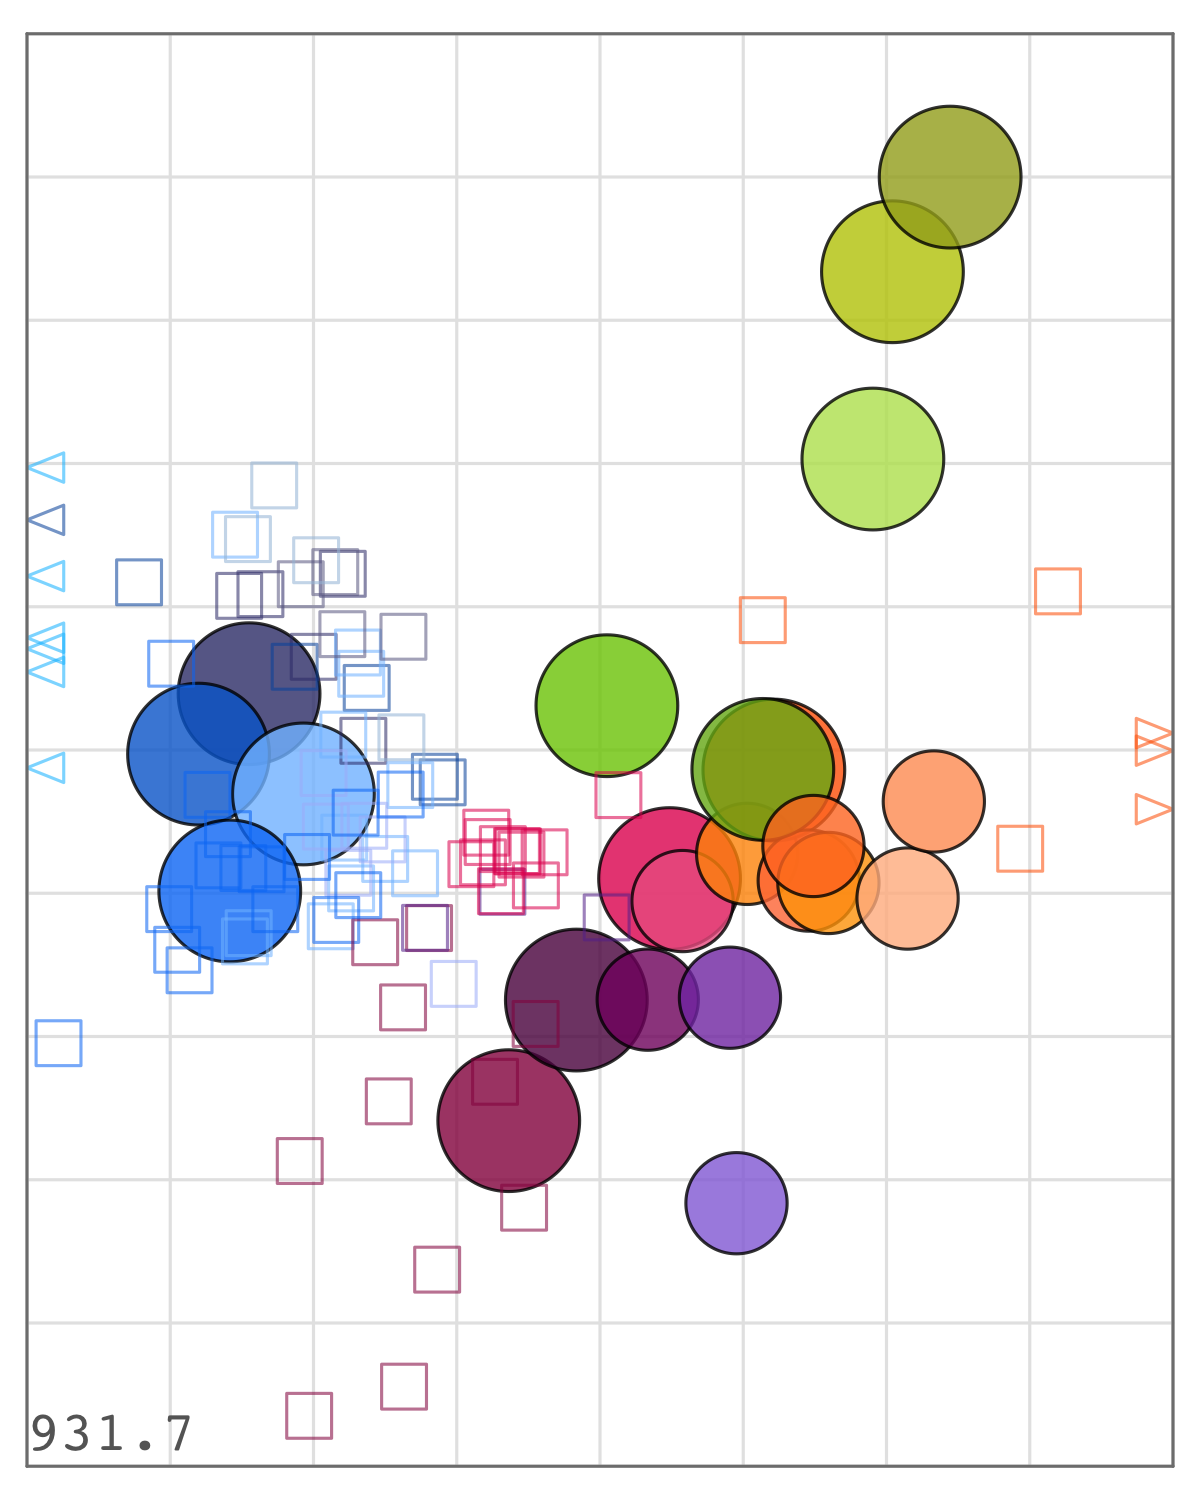

Source code (R):
# load required packages
rm(list = ls())
library(Racmacs)
library(dplyr)
library(ggplot2)

# load functions
source("./functions/map_functions.R")


xlim_zoom <- read.csv("./data/metadata/xlim_zoom.csv")$x 
ylim_zoom <- read.csv("./data/metadata/ylim_zoom.csv")$x 

# compare maps with and without XBB.1.5 conv sera
map <- read.acmap("data/maps/map_threshold20_all_ags_singleTP_woXBBBQ11conv_woXBB15conv_alpha_adj.ace")
final_map <- read.acmap("data/maps/map_threshold20_all_ags_singleTP_woXBBBQ11conv_woXBB15conv_woJN1BA286_alpha_adj.ace")

srSize(map) <- srSize(map) - 4
agSize(map) <- agSize(map) - 4



ptDrawingOrder(map) <- rev(ptDrawingOrder(map))

png("som/map_investigations/map_wJN1BA286.png", width = 4, height = 5, units = 'in', res=300, pointsize = 18)
layout(matrix(c(1:1), ncol=1, byrow = TRUE))
par(oma=c(0, 0, 0, 0), mar=c(0.1, 0.3, 0.1, 0.3))

plot(map, plot_stress = TRUE, xlim = xlim_zoom, ylim = ylim_zoom)
dev.off()

